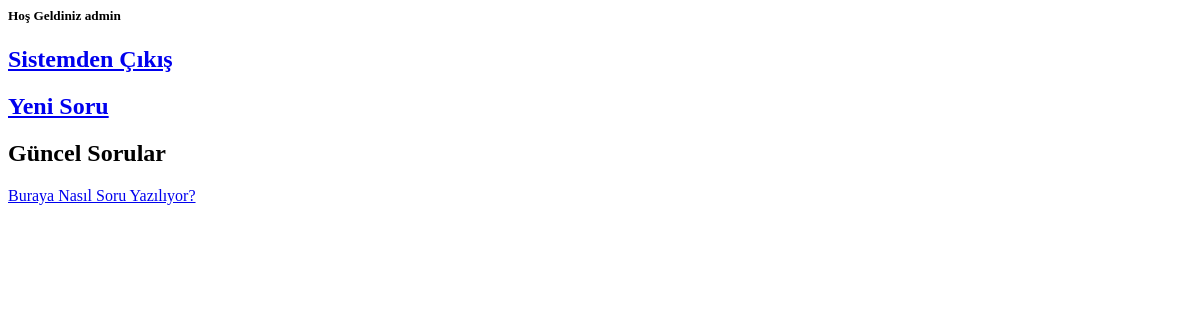
Before: / (signed in) with the older database file.
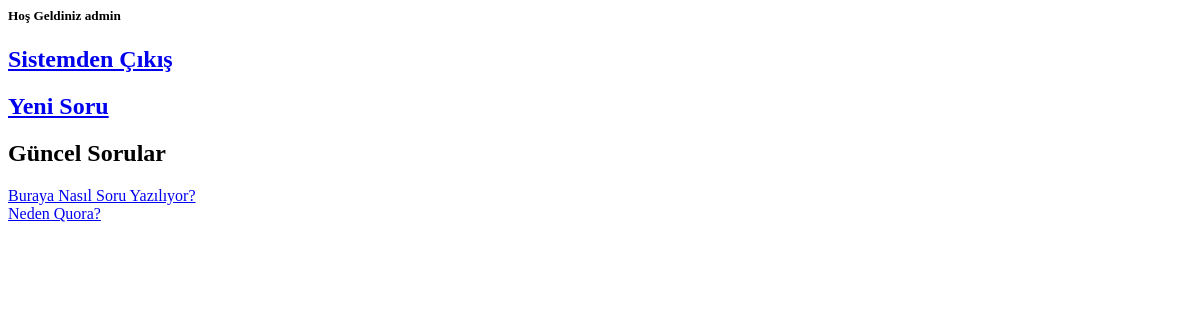
After: the same page with the newer database file.
### app/models.py (models this page shows, shortened)
class Questions(models.Model):
    title = models.CharField(verbose_name="Sorunuz", max_length=250)
    user_id = models.ForeignKey(User)
    class Meta:
        verbose_name_plural = "Sorular"

### app/views.py (the view)
# urls.py: url(r'^$', anasayfa),
def anasayfa(request):
    questions = Questions.objects.all()
    return render(request,"home.html", locals())

### templates/home.html (shortened to what this page needs)
{% if request.user.is_authenticated %}
<h5>Hoş Geldiniz {{request.user}}</h5>
<h2><a href="/logout">Sistemden Çıkış</a></h2>
<h2><a href="/newquestion">Yeni Soru</a></h2>
{% else %}
<h2><a href="/login">Üye Girişi</a></h2>
{% endif %}
<h2>Güncel Sorular</h2>
{% for i in questions %}
    <a href="/question/{{i.id}}">{{i.title}}</a>
{% endfor %}

Changed rows visible on the page:
added Questions: title "Neden Quora?"
